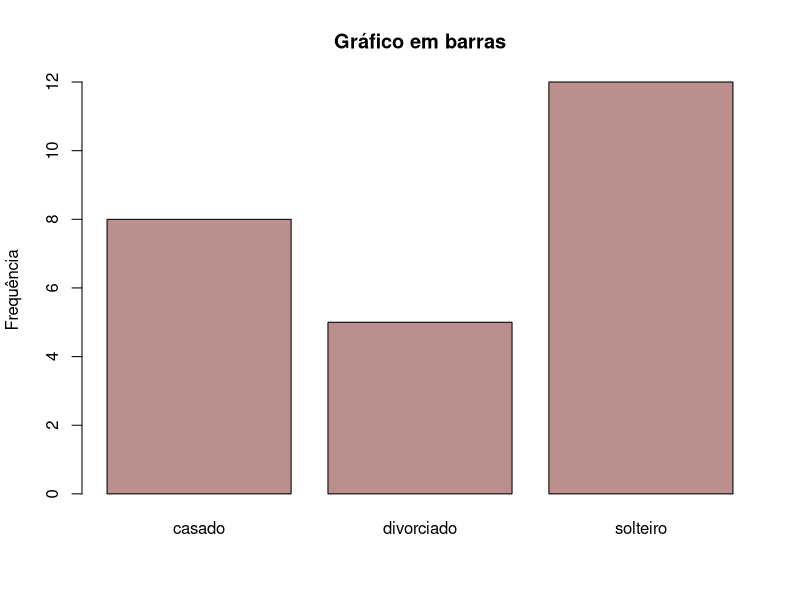
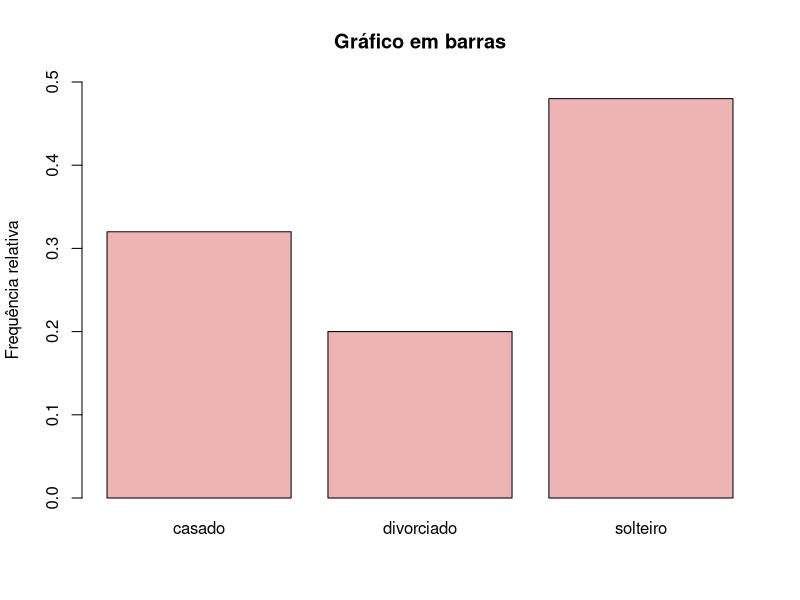
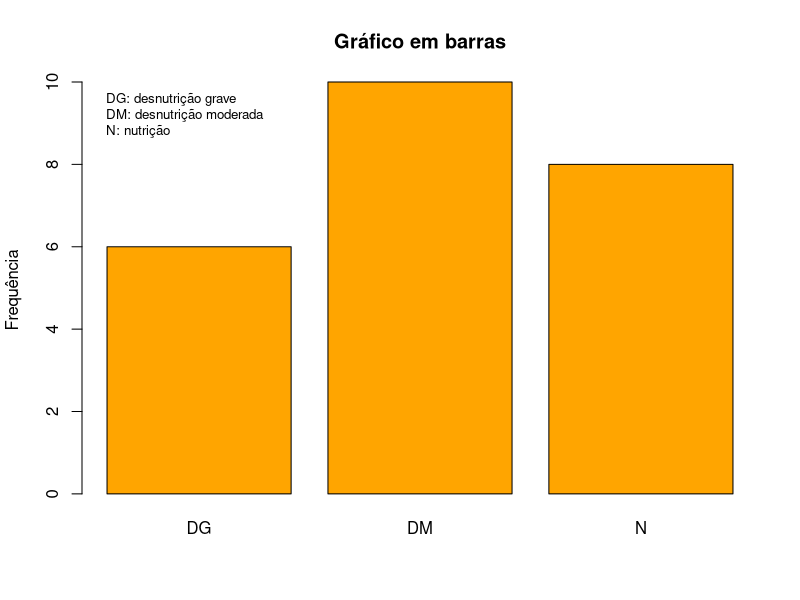
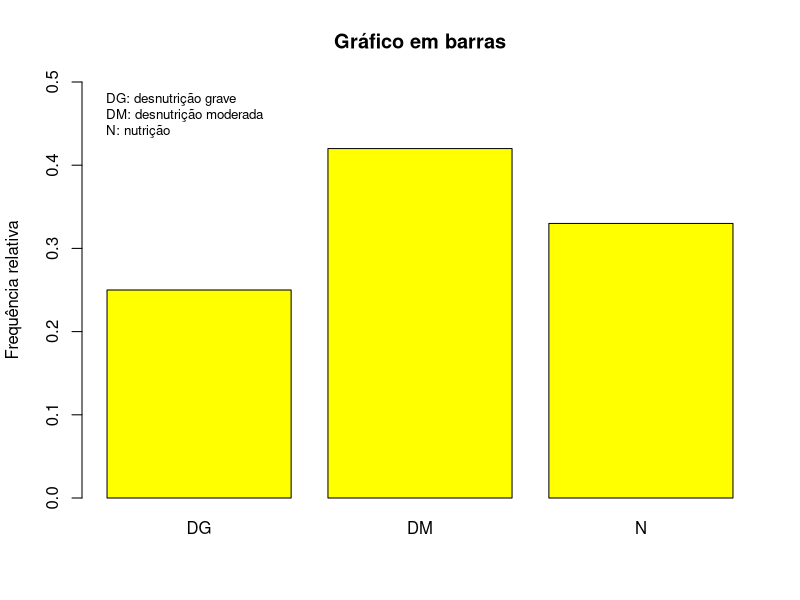
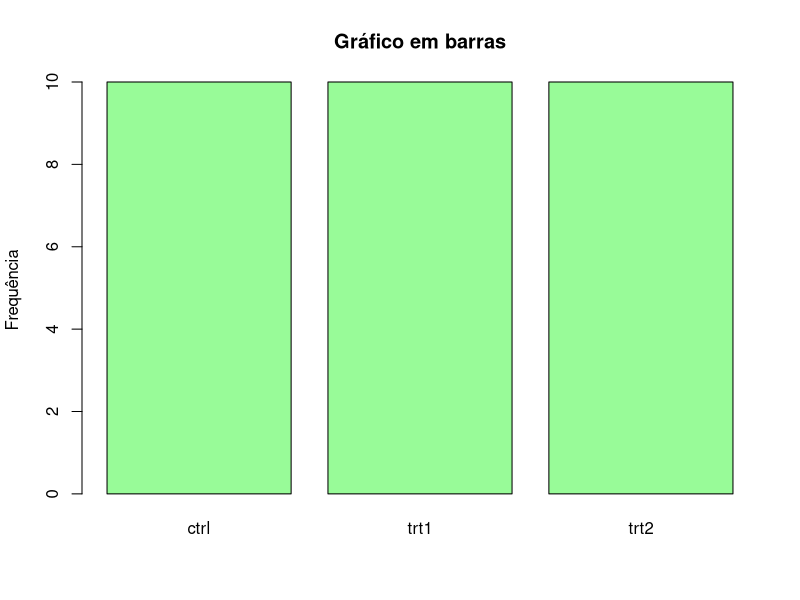
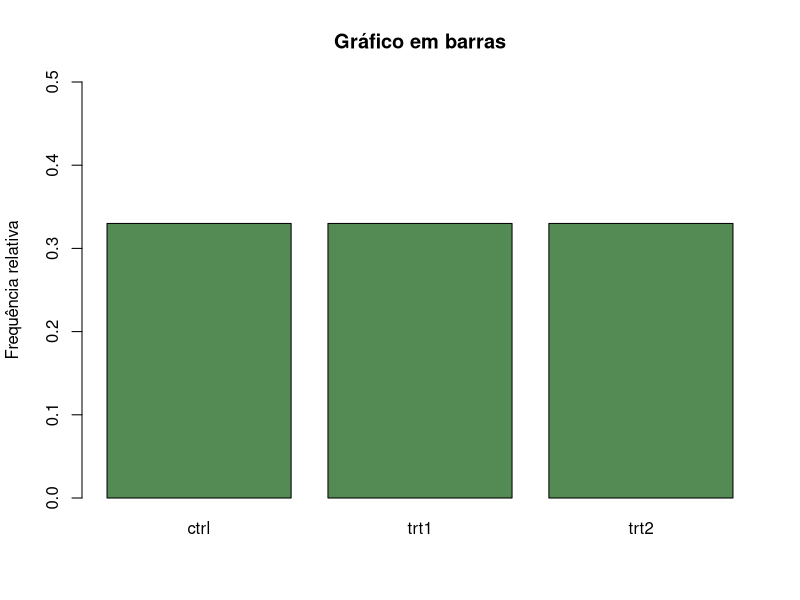
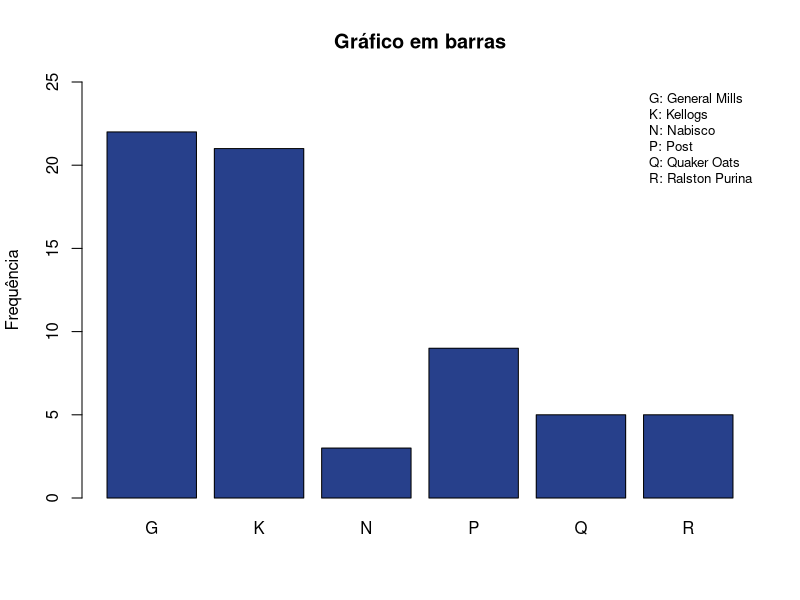
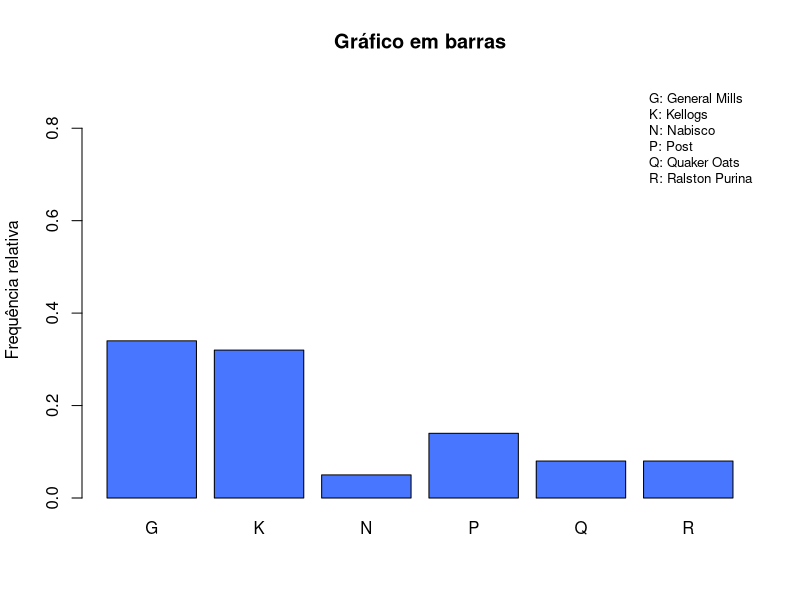

Reproduce these figures in R, in order.
##############################################################
##BDA - AULA 3
##############################################################
##Exemplos 1 e 2    
##############################################################
e.civil<-c("casado","solteiro","solteiro","casado","solteiro",
           "solteiro","casado","divorciado","divorciado","solteiro",
           "solteiro","solteiro","casado","solteiro","divorciado",
           "divorciado","casado","solteiro","divorciado","casado",
           "casado","solteiro","casado","solteiro","solteiro")
cont.ec<-table(e.civil)
cont.ec
contr.ec<-prop.table(cont.ec)
contr.ec
barplot(cont.ec, main = "Gráfico em barras", 
        ylab = "Frequência", col = "rosybrown")
barplot(contr.ec, main = "Gráfico em barras", 
        ylab = "Frequência relativa", col = "rosybrown2", 
        ylim = c(0,0.5))

##############################################################
##Exemplos 3 e 4    
##############################################################
e.nut<-c("N","DM","DM","N","DG","DG","DM","DM","N","N","DG","DG",
         "DM","DM","DG","DG","DM","DM","N","N","DM","DM","N","N")
e.nut<-factor(e.nut, levels = c("DG","DM","N"), ordered = TRUE)

cont.en<-table(e.nut)
cont.en
contr.en<-round(prop.table(cont.en),2)
contr.en
barplot(cont.en, main = "Gráfico em barras", 
        ylab = "Frequência", col = "orange")
legend("topleft", c("DG: desnutrição grave", "DM: desnutrição moderada",
                    "N: nutrição"), bty = "n", cex = 0.8)
barplot(contr.en, main = "Gráfico em barras", 
        ylab = "Frequência relativa", col = "yellow", 
        ylim = c(0,0.5))
legend("topleft", c("DG: desnutrição grave", "DM: desnutrição moderada",
                    "N: nutrição"), bty = "n", cex = 0.8)

##############################################################
##Exemplos 5 e 6    
##############################################################
head(PlantGrowth)
str(PlantGrowth)

attach(PlantGrowth)
which(is.na(group))
cont.gr<-table(group)
cont.gr
contr.gr<-round(prop.table(cont.gr),2)
contr.gr
barplot(cont.gr, main = "Gráfico em barras", 
        ylab = "Frequência", col = "palegreen")
barplot(contr.gr, main = "Gráfico em barras", 
        ylab = "Frequência relativa", col = "palegreen4", 
        ylim = c(0,0.5))
detach(PlantGrowth)

##############################################################
##Exemplos 7 e 8    
##############################################################
library(MASS)
str(UScereal)
tail(UScereal)

attach(UScereal)
which(is.na(mfr))
cont.mfr<-table(mfr)
cont.mfr
addmargins(cont.mfr)
contr.mfr<-round(prop.table(cont.mfr),2)
contr.mfr
addmargins(contr.mfr)

barplot(cont.mfr, main = "Gráfico em barras", 
        ylab = "Frequência", col = "royalblue4",
        ylim = c(0,25))
legend("topright", c("G: General Mills", "K: Kellogs","N: Nabisco",
                     "P: Post", "Q: Quaker Oats", "R: Ralston Purina"), 
       bty = "n", cex = 0.8)
barplot(contr.mfr, main = "Gráfico em barras", 
        ylab = "Frequência relativa", col = "royalblue1", 
        ylim = c(0,0.9))
legend("topright", c("G: General Mills", "K: Kellogs","N: Nabisco",
                     "P: Post", "Q: Quaker Oats", "R: Ralston Purina"), 
       bty = "n", cex = 0.8)
detach(UScereal)